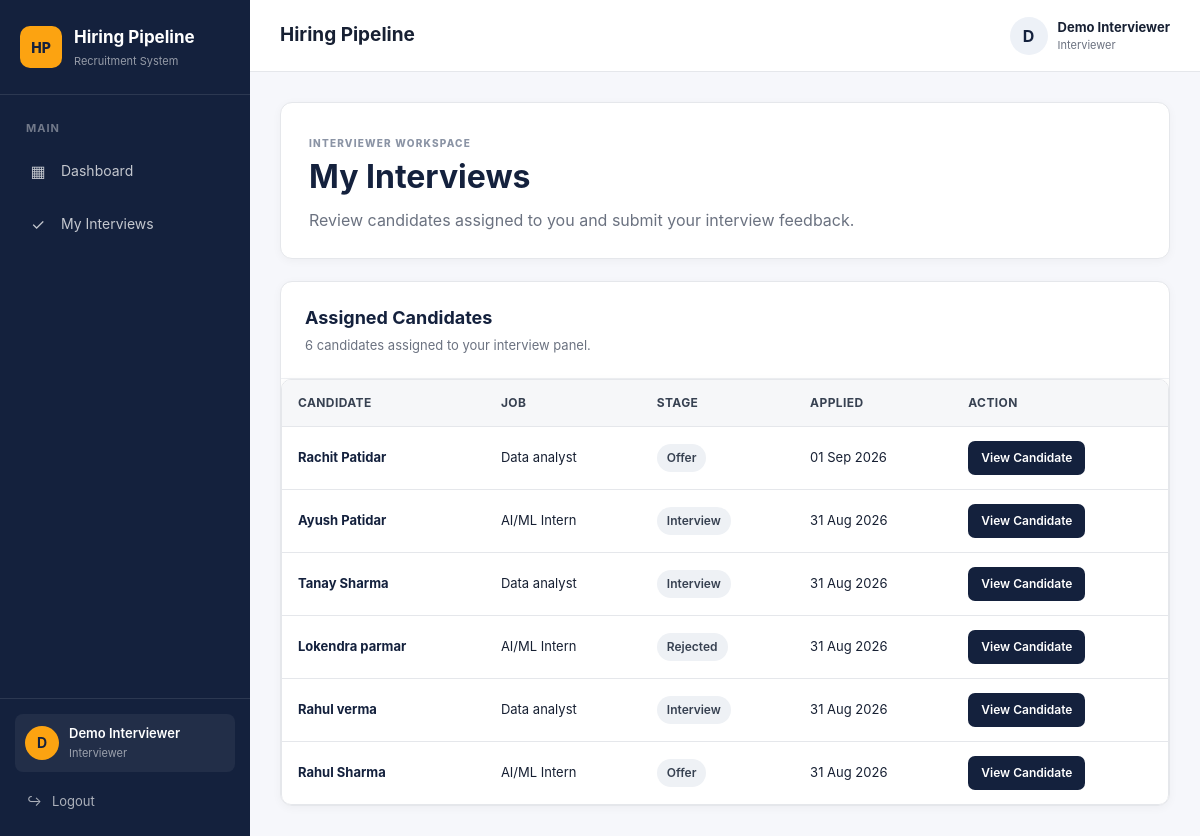
/interviews/my-applications (signed in), run on the app's committed database.
### models/user.py (models this page shows, shortened)
class User(UserMixin, db.Model):
    __tablename__ = "users"
    id = db.Column(db.Integer, primary_key=True)
    name = db.Column(db.String(100), nullable=False)
    email = db.Column(
        db.String(150),
        unique=True,
        nullable=False,
        index=True
    )
    password_hash = db.Column(db.String(255), nullable=False)
    role = db.Column(
        db.String(20),
        nullable=False
    )
    created_at = db.Column(
        db.DateTime,
        server_default=db.func.now()
    )

### models/application.py (models this page shows)
class Application(db.Model):
    __tablename__ = "applications"
    id = db.Column(
        db.Integer,
        primary_key=True
    )
    job_opening_id = db.Column(
        db.Integer,
        db.ForeignKey("job_openings.id"),
        nullable=False,
        index=True
    )
    candidate_name = db.Column(
        db.String(150),
        nullable=False
    )
    candidate_email = db.Column(
        db.String(150),
        nullable=False,
        index=True
    )
    source = db.Column(
        db.String(100),
        nullable=True
    )
    notes = db.Column(
        db.Text,
        nullable=True
    )
    stage = db.Column(
        db.String(30),
        nullable=False,
        default="Applied",
        index=True
    )
    applied_at = db.Column(
        db.DateTime,
        server_default=db.func.now()
    )
    stage_changed_at = db.Column(
        db.DateTime,
        server_default=db.func.now()
    )
    updated_at = db.Column(
        db.DateTime,
        server_default=db.func.now(),
        onupdate=db.func.now()
    )
    job = db.relationship(
        "JobOpening",
        back_populates="applications"
    )
    events = db.relationship(
        "ApplicationEvent",
        back_populates="application",
        lazy=True,
        order_by="ApplicationEvent.created_at"
    )

### models/job.py (models this page shows)
class JobOpening(db.Model):
    __tablename__ = "job_openings"
    id = db.Column(db.Integer, primary_key=True)
    title = db.Column(
        db.String(150),
        nullable=False
    )
    department = db.Column(
        db.String(100),
        nullable=False
    )
    description = db.Column(
        db.Text,
        nullable=True
    )
    status = db.Column(
        db.String(20),
        nullable=False,
        default="open",
        index=True
    )
    created_at = db.Column(
        db.DateTime,
        server_default=db.func.now()
    )
    updated_at = db.Column(
        db.DateTime,
        server_default=db.func.now(),
        onupdate=db.func.now()
    )
    applications = db.relationship(
        "Application",
        back_populates="job",
        lazy=True
    )
    description = db.Column(
        db.Text,
        nullable=True
    )
    status = db.Column(
        db.String(20),
        nullable=False,
        default="open"
    )
    created_at = db.Column(
        db.DateTime,
        server_default=db.func.now()
    )
    updated_at = db.Column(
        db.DateTime,
        server_default=db.func.now(),
        onupdate=db.func.now()
    )
    applications = db.relationship(
        "Application",
        back_populates="job",
        lazy=True
    )

### routes/interviews.py (the view)
@interviews_bp.route("/my-applications")
@role_required("interviewer")
def my_applications():
    applications = (
        Application.query
        .join(
            ApplicationInterviewer,
            Application.id ==
            ApplicationInterviewer.application_id
        )
        .filter(
            ApplicationInterviewer.interviewer_id ==
            current_user.id
        )
        .order_by(
            Application.applied_at.desc()
        )
        .all()
    )
    return render_template(
        "interviews/my_applications.html",
        applications=applications
    )

### templates/interviews/my_applications.html (shortened to what this page needs)
{% extends "base.html" %}
{% block content %}
<div class="interviews-page">
    <div class="page-header">
        <div>
            <span class="card-eyebrow">INTERVIEWER WORKSPACE</span>
            <h1>My Interviews</h1>
            <p>
                Review candidates assigned to you and submit your interview feedback.
            </p>
        </div>
    </div>
    {% if applications %}
    <div class="interview-table-card">
        <div class="interview-table-header">
            <div>
                <h2>Assigned Candidates</h2>
                <p>
                    {{ applications|length }} candidate{% if applications|length != 1 %}s{% endif %}
                    assigned to your interview panel.
                </p>
            </div>
        </div>
        <div class="table-wrapper">
            <table>
                <thead>
                    <tr>
                        <th>Candidate</th>
                        <th>Job</th>
                        <th>Stage</th>
                        <th>Applied</th>
                        <th>Action</th>
                    </tr>
                </thead>
                <tbody>
                    {% for application in applications %}
                    <tr>
                        <td>
                            <div class="interview-candidate">
                                <div>
                                    <strong>
                                        {{ application.candidate_name }}
                                    </strong>
                                </div>
                            </div>
                        </td>
                        <td>
                            {{ application.job.title }}
                        </td>
                        <td>
                            <span class="interview-stage">
                                {{ application.stage }}
                            </span>
                        </td>
                        <td>
                            {% if application.applied_at %}
                                {{ application.applied_at.strftime("%d %b %Y") }}
                            {% else %}
                                —
                            {% endif %}
                        </td>
                        <td>
                            <a
                                href="{{ url_for(
                                    'applications.application_detail',
                                    application_id=application.id
                                ) }}"
                                class="small-btn"
                            >
                                View Candidate
                            </a>
                        </td>
                    </tr>
                    {% endfor %}
                </tbody>
            </table>
        </div>
    </div>
    {% endif %}
</div>
{% endblock %}

### templates/base.html (shortened to what this page needs)
<!DOCTYPE html>
<html lang="en">
<head>
    <link
        rel="stylesheet"
        href="{{ url_for('static', filename='css/style.css') }}"
    >
</head>
<body>
    {% if current_user.is_authenticated %}
        <div class="app-layout">
            <aside class="sidebar">
                <div class="sidebar-brand">
                    <div class="brand-icon">
                        HP
                    </div>
                    <div>
                        <div class="brand-title">
                            Hiring Pipeline
                        </div>
                        <div class="brand-subtitle">
                            Recruitment System
                        </div>
                    </div>
                </div>
                <nav class="sidebar-nav">
                    <div class="nav-section-title">
                        MAIN
                    </div>
                    <a
                        href="{{ url_for('dashboard.dashboard') }}"
                        class="sidebar-link"
                    >
                        <span class="nav-icon">
                            ▦
                        </span>
                        <span>
                            Dashboard
                        </span>
                    </a>
                    {% if current_user.role == "interviewer" %}
                        <a
                            href="{{ url_for(
                                'interviews.my_applications'
                            ) }}"
                            class="sidebar-link"
                        >
                            <span class="nav-icon">
                                ✓
                            </span>
                            <span>
                                My Interviews
                            </span>
                        </a>
                    {% endif %}
                </nav>
                <div class="sidebar-bottom">
                    <div class="user-card">
                        <div class="user-avatar">
                            {{ current_user.name[0]|upper }}
                        </div>
                        <div class="user-info">
                            <div class="user-name">
                                {{ current_user.name }}
                            </div>
                            <div class="user-role">
                                {{ current_user.role|title }}
                            </div>
                        </div>
                    </div>
                    <a
                        href="{{ url_for('auth.logout') }}"
                        class="logout-link"
                    >
                        <span>
                            ↪
                        </span>
                        Logout
                    </a>
                </div>
            </aside>
            <div class="main-area">
                <header class="topbar">
                    <div class="topbar-left">
                        <div>
                            <div class="topbar-title">
                                {% block page_title %}
                                Hiring Pipeline
                                {% endblock %}
                            </div>
                        </div>
                    </div>
                    <div class="topbar-user">
                        <div class="topbar-avatar">
                            {{ current_user.name[0]|upper }}
                        </div>
                        <div class="topbar-user-details">
                            <strong>
                                {{ current_user.name }}
                            </strong>
                            <span>
                                {{ current_user.role|title }}
                            </span>
                        </div>
                    </div>
                </header>
                <main class="main-content">
                    {% block content %}
                    {% endblock %}
                </main>
            </div>
        </div>
    {% endif %}
</body>
</html>

### data on the page
User: name "D", name "Demo Interviewer", role "Interviewer"
Application: candidate_name "Rachit Patidar", job "Data analyst", stage "Offer", applied_at "01 Sep 2026"
Application: candidate_name "Ayush Patidar", job "AI/ML Intern", stage "Interview", applied_at "31 Aug 2026"
Application: candidate_name "Tanay Sharma", job "Data analyst", stage "Interview", applied_at "31 Aug 2026"
Application: candidate_name "Lokendra parmar", job "AI/ML Intern", stage "Rejected", applied_at "31 Aug 2026"
Application: candidate_name "Rahul verma", job "Data analyst", stage "Interview", applied_at "31 Aug 2026"
Application: candidate_name "Rahul Sharma", job "AI/ML Intern", stage "Offer", applied_at "31 Aug 2026"

### other printed values
{{ applications|length }} "6"
